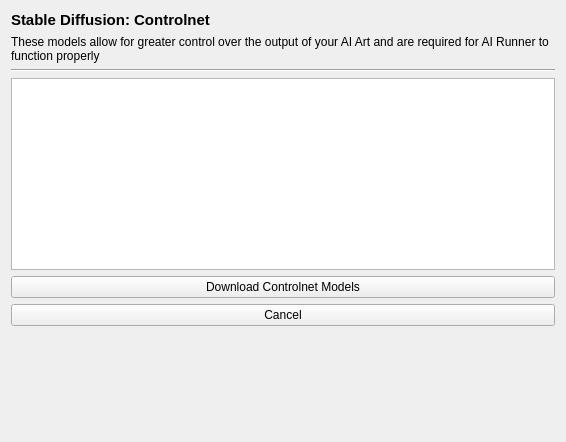
<?xml version="1.0" encoding="UTF-8"?>
<ui version="4.0">
 <class>controlnet_download</class>
 <widget class="QWidget" name="controlnet_download">
  <property name="geometry">
   <rect>
    <x>0</x>
    <y>0</y>
    <width>566</width>
    <height>442</height>
   </rect>
  </property>
  <property name="windowTitle">
   <string>Form</string>
  </property>
  <layout class="QGridLayout" name="gridLayout">
   <item row="2" column="0">
    <widget class="Line" name="line">
     <property name="orientation">
      <enum>Qt::Horizontal</enum>
     </property>
    </widget>
   </item>
   <item row="3" column="0">
    <widget class="QTableWidget" name="tableWidget"/>
   </item>
   <item row="1" column="0">
    <widget class="QLabel" name="label_2">
     <property name="text">
      <string>These models allow for greater control over the output of your AI Art and are required for AI Runner to function properly</string>
     </property>
     <property name="wordWrap">
      <bool>true</bool>
     </property>
    </widget>
   </item>
   <item row="5" column="0">
    <widget class="QPushButton" name="cancel">
     <property name="text">
      <string>Cancel</string>
     </property>
    </widget>
   </item>
   <item row="0" column="0">
    <widget class="QLabel" name="label">
     <property name="font">
      <font>
       <pointsize>11</pointsize>
       <bold>true</bold>
      </font>
     </property>
     <property name="text">
      <string>Stable Diffusion: Controlnet</string>
     </property>
    </widget>
   </item>
   <item row="4" column="0">
    <widget class="QPushButton" name="download">
     <property name="text">
      <string>Download Controlnet Models</string>
     </property>
    </widget>
   </item>
   <item row="7" column="0">
    <spacer name="verticalSpacer">
     <property name="orientation">
      <enum>Qt::Vertical</enum>
     </property>
     <property name="sizeHint" stdset="0">
      <size>
       <width>20</width>
       <height>40</height>
      </size>
     </property>
    </spacer>
   </item>
  </layout>
 </widget>
 <resources/>
 <connections>
  <connection>
   <sender>download</sender>
   <signal>clicked()</signal>
   <receiver>controlnet_download</receiver>
   <slot>download_models()</slot>
   <hints>
    <hint type="sourcelabel">
     <x>299</x>
     <y>125</y>
    </hint>
    <hint type="destinationlabel">
     <x>269</x>
     <y>-15</y>
    </hint>
   </hints>
  </connection>
  <connection>
   <sender>cancel</sender>
   <signal>clicked()</signal>
   <receiver>controlnet_download</receiver>
   <slot>cancel()</slot>
   <hints>
    <hint type="sourcelabel">
     <x>232</x>
     <y>157</y>
    </hint>
    <hint type="destinationlabel">
     <x>311</x>
     <y>-6</y>
    </hint>
   </hints>
  </connection>
 </connections>
 <slots>
  <slot>download_models()</slot>
  <slot>cancel()</slot>
 </slots>
</ui>
